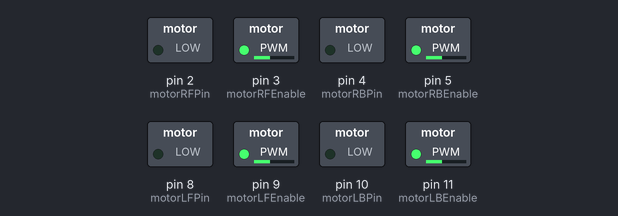
Bench run of a sketch on a simulated Arduino Mega 2560, built with avr-gcc and run on an emulated ATmega2560. Shown: switched loads named in the sketch (green lamp = pin HIGH). What the sketch prints to the serial monitor is not drawn.

Above: at 0.1 s.
At 1.1 s:
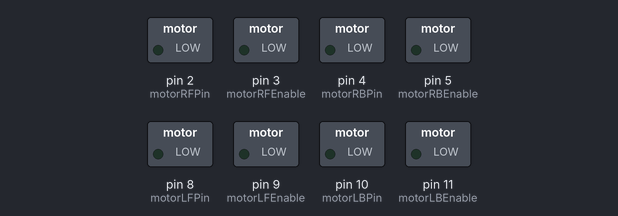
Timing chart, 0 to 2.6 s (numbered marks = the images above):
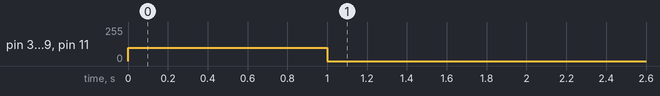

The sketch:

move_forward.ino
```cpp
int goback;
int back_line;
int Irvalue;

/*Linefollower*/
int distance1;

int count3;
const int motorLFPin = 8; // signal pin 1 for the right motor, connect to IN1
const int motorLFEnable = 9; // enable pin for the right motor (PWM enabled)

const int motorLBPin = 10; // signal pin 1 for the left motor, connect to IN3
const int motorLBEnable = 11; // enable pin for the left motor (PWM enabled)

const int motorRFPin = 2; // signal pin 1 for the right motor, connect to IN1
const int motorRFEnable = 3; // enable pin for the right motor (PWM enabled)

const int motorRBPin = 4; // signal pin 1 for the left motor, connect to IN3
const int motorRBEnable = 5; // enable pin for the left motor (PWM enabled)


const int irPinsF[8] = {22,24,26,28,30,32,34,36};
const int irPinsM[8] = {38,40,42,44,46,48,50,52};
int irSensorDigitalF[8] = {0,0,0,0,0,0,0,0};
int irSensorDigitalM[8] = {0,0,0,0,0,0,0,0};
int i,j = 0;
int d = 1000;

int irSensors_Front= B00000000;
int irSensors_Middle= B00000000;

int motorLSpeed = 100;
int motorRSpeed = 100;
int error = 140;   // 145 best 200  //  normal 255  // mad 0


int motorLSpeed_start = 150;
int motorRSpeed_start = 150;


void setup() {
/*ultrasonic*/

Serial.begin(9600);
/*Linefollower*/


pinMode(motorLFPin,OUTPUT);
pinMode(motorLFEnable,OUTPUT);
pinMode(motorLBPin,OUTPUT);
pinMode(motorLBEnable,OUTPUT);
pinMode(motorRFPin,OUTPUT);
pinMode(motorRFEnable,OUTPUT);
pinMode(motorRBPin,OUTPUT);
pinMode(motorRBEnable,OUTPUT);
  /* Set-up IR sensor pins as input */
for (int i = 0; i <= 7; i++)
{pinMode(irPinsF[i], INPUT);}
for (int i = 0; i <= 7; i++)
{pinMode(irPinsM[i], INPUT);}


Go_Front();
delay(1000);

}
void loop(){
  stopme();
}


void reverse_check(){

     switch (irSensors_Front) {

   /*  case B00000000: // on white paper
     stopme();
     break;
*/
     case B10000000: // leftmost sensor on the line
     HardrightS();
     break;

     case B01000000:
     HardrightS();
     break;

     case B00100000:
     HardrightS();
     break;


     case B00010000:
     SoftrightS();
     break;

     case B00001000:
     SoftrightS();
     break;

     case B00000100:
     HardleftS();
     break;

     case B00000010:
     HardleftS();
     break;

     case B00000001:
     HardleftS();
     break;

     case B11000000:
     HardrightS();
     break;

     case B01100000:
     SoftrightS2();
     break;

     case B00110000:
     SoftrightS4();
     break;

     case B00011000:
     Go_Back();
     break;

     case B00001100:
     SoftleftS3();
     break;

     case B00000110:
     SoftleftS3();
     break;

     case B00000011:
     HardleftS();
     break;

     case B11100000:
     SoftrightS2();
     break;

     case B01110000:
     SoftrightS3();
     break;

     case B00111000:
     Go_Back();
     break;

     case B00011100:
     Go_Back();
     break;

     case B00001110:
     SoftleftS3();
     break;

     case B00000111:

     break;
/*here we have straght line*/
     case B11110000:
     SoftrightS4();
     break;

     case B01111000:
      SoftrightS5();
     break;

     case B00111100:
     Go_Back();
     break;

     case B00011110:
     SoftleftS5();
     break;

     case B00001111:
     SoftleftS4();
     break;
/*bigger than straight line */

     case B11111000:
     SoftrightS5();
     break;

     case B01111100:
     SoftrightS5();
     break;

     case B00111110:
     SoftleftS5();
     break;

     case B00011111:
     SoftleftS5();
     break;

     case B11111100:
     SoftrightS5();
     break;

     case B01111110:
     Go_Back();
     break;

     case B00111111:
     SoftleftS();
     break;


     case B11111110:
     SoftrightS();
     break;

     case B01111111:
     SoftleftS();

     case B11111111:
      stopme();

     break;


     default:
 Go_Back();
     Serial.print("Unhandled case: ");


}
}


void scanD()
{
  for ( byte count = 0; count < 8;count++ )
{
  bitWrite(irSensors_Front, count, !digitalRead( irPinsF[count] ));
}
//Serial.println(irSensors_Front);
}


void SoftrightS()  //turn left
{
     Serial.println("                         softrightS");
     analogWrite(motorLFEnable, motorRSpeed);
     digitalWrite(motorLFPin, LOW);


     analogWrite(motorLBEnable, motorLSpeed);
     digitalWrite(motorLBPin, LOW);

     analogWrite(motorRFEnable, motorRSpeed/1.6);
     digitalWrite(motorRFPin, LOW);


     analogWrite(motorRBEnable, motorLSpeed/1.6);
     digitalWrite(motorRBPin, LOW);

}


void SoftleftS()  //turn left
{
     Serial.println("                         softleft");
     analogWrite(motorLFEnable, motorRSpeed/1.6);
     digitalWrite(motorLFPin, LOW);


     analogWrite(motorLBEnable, motorLSpeed/1.6);
     digitalWrite(motorLBPin, LOW);

     analogWrite(motorRFEnable, motorRSpeed);
     digitalWrite(motorRFPin, LOW);


     analogWrite(motorRBEnable, motorLSpeed);
     digitalWrite(motorRBPin, LOW);

}


void SoftrightS1()

{
     Serial.println("                      SoftrightS1");
     analogWrite(motorLFEnable, motorRSpeed);
     digitalWrite(motorLFPin, LOW);


     analogWrite(motorLBEnable, motorLSpeed);
     digitalWrite(motorLBPin, LOW);

     analogWrite(motorRFEnable, motorRSpeed/1.5);
     digitalWrite(motorRFPin, LOW);


     analogWrite(motorRBEnable, motorLSpeed/1.5);
     digitalWrite(motorRBPin, LOW);


}

void SoftleftS1()  //turn left
{
     Serial.println("                         Softlefts1");
     analogWrite(motorLFEnable, motorRSpeed/1.5);
     digitalWrite(motorLFPin, LOW);


     analogWrite(motorLBEnable, motorLSpeed/1.5);
     digitalWrite(motorLBPin, LOW);

     analogWrite(motorRFEnable, motorRSpeed);
     digitalWrite(motorRFPin, LOW);


     analogWrite(motorRBEnable, motorLSpeed);
     digitalWrite(motorRBPin, LOW);
}


void   SoftrightS2()

{
     Serial.println("                      Softright2");
     analogWrite(motorLFEnable, motorRSpeed);
     digitalWrite(motorLFPin, LOW);


     analogWrite(motorLBEnable, motorLSpeed);
     digitalWrite(motorLBPin, LOW);

     analogWrite(motorRFEnable, motorRSpeed/1.4);
     digitalWrite(motorRFPin, LOW);


     analogWrite(motorRBEnable, motorLSpeed/1.4);
     digitalWrite(motorRBPin, LOW);


}

void SoftleftS2()  //turn left
{
     Serial.println("                         Softleft2");
     analogWrite(motorLFEnable, motorRSpeed/1.4);
     digitalWrite(motorLFPin, LOW);


     analogWrite(motorLBEnable, motorLSpeed/1.4);
     digitalWrite(motorLBPin, LOW);

     analogWrite(motorRFEnable, motorRSpeed);
     digitalWrite(motorRFPin, LOW);


     analogWrite(motorRBEnable, motorLSpeed);
     digitalWrite(motorRBPin, LOW);
}


void SoftrightS3()

{
     Serial.println("                      SoftrightS3");
     analogWrite(motorLFEnable, motorRSpeed);
     digitalWrite(motorLFPin, LOW);


     analogWrite(motorLBEnable, motorLSpeed);
     digitalWrite(motorLBPin, LOW);

     analogWrite(motorRFEnable, motorRSpeed/1.3);
     digitalWrite(motorRFPin, LOW);


     analogWrite(motorRBEnable, motorLSpeed/1.3);
     digitalWrite(motorRBPin, LOW);


}

void SoftleftS3()  //turn left
{
     Serial.println("                         Softleft3");
     analogWrite(motorLFEnable, motorRSpeed/1.3);
     digitalWrite(motorLFPin, LOW);


     analogWrite(motorLBEnable, motorLSpeed/1.3);
     digitalWrite(motorLBPin, LOW);

     analogWrite(motorRFEnable, motorRSpeed);
     digitalWrite(motorRFPin, LOW);


     analogWrite(motorRBEnable, motorLSpeed);
     digitalWrite(motorRBPin, LOW);


}


void SoftrightS4()

{
     Serial.println("                      softRight4");
     analogWrite(motorLFEnable, motorRSpeed);
     digitalWrite(motorLFPin, LOW);


     analogWrite(motorLBEnable, motorLSpeed);
     digitalWrite(motorLBPin, LOW);

     analogWrite(motorRFEnable, motorRSpeed/1.2);
     digitalWrite(motorRFPin, LOW);


     analogWrite(motorRBEnable, motorLSpeed/1.2);
     digitalWrite(motorRBPin, LOW);


}

void SoftleftS4()  //turn left
{
     Serial.println("                         Softleft4");
     analogWrite(motorLFEnable, motorRSpeed/1.2);
     digitalWrite(motorLFPin, LOW);


     analogWrite(motorLBEnable, motorLSpeed/1.2);
     digitalWrite(motorLBPin, LOW);

     analogWrite(motorRFEnable, motorRSpeed);
     digitalWrite(motorRFPin, LOW);


     analogWrite(motorRBEnable, motorLSpeed);
     digitalWrite(motorRBPin, LOW);


}


void SoftrightS5()

{
     Serial.println("                      SoftrightS5");
     analogWrite(motorLFEnable, motorRSpeed);
     digitalWrite(motorLFPin, LOW);


     analogWrite(motorLBEnable, motorLSpeed);
     digitalWrite(motorLBPin, LOW);

     analogWrite(motorRFEnable, motorRSpeed/1.1);
     digitalWrite(motorRFPin, LOW);


     analogWrite(motorRBEnable, motorLSpeed/1.1);
     digitalWrite(motorRBPin, LOW);


}


void SoftleftS5()  //turn left
{
     Serial.println("                         Softleft5");
     analogWrite(motorLFEnable, motorRSpeed/1.1);
     digitalWrite(motorLFPin, LOW);


     analogWrite(motorLBEnable, motorLSpeed/1.1);
     digitalWrite(motorLBPin, LOW);

     analogWrite(motorRFEnable, motorRSpeed);
     digitalWrite(motorRFPin, LOW);


     analogWrite(motorRBEnable, motorLSpeed);
     digitalWrite(motorRBPin, LOW);


}


void HardrightS()

{
     Serial.println("                      HardRightS");
     analogWrite(motorLFEnable, motorRSpeed);
     digitalWrite(motorLFPin, LOW);


     analogWrite(motorLBEnable, motorLSpeed);
     digitalWrite(motorLBPin, LOW);

     analogWrite(motorRFEnable, motorRSpeed/2);
     digitalWrite(motorRFPin, LOW);


     analogWrite(motorRBEnable, motorLSpeed/2);
     digitalWrite(motorRBPin, LOW);


}


void HardleftS()  //turn left
{
     Serial.println("                         HardleftS");
     analogWrite(motorLFEnable, motorRSpeed/2);
     digitalWrite(motorLFPin, LOW);


     analogWrite(motorLBEnable, motorLSpeed/2);
     digitalWrite(motorLBPin, LOW);

     analogWrite(motorRFEnable, motorRSpeed);
     digitalWrite(motorRFPin, LOW);


     analogWrite(motorRBEnable, motorLSpeed);
     digitalWrite(motorRBPin, LOW);

}

void Go_Front()
{
    Serial.println("                         forward ");
     analogWrite(motorLFEnable, motorRSpeed);
     digitalWrite(motorLFPin, LOW);


     analogWrite(motorLBEnable, motorLSpeed);
     digitalWrite(motorLBPin, LOW);

     analogWrite(motorRFEnable, motorRSpeed);
     digitalWrite(motorRFPin, LOW);


     analogWrite(motorRBEnable, motorLSpeed);
     digitalWrite(motorRBPin, LOW);

}

void stopme()
{
     Serial.println("                         stop");
     analogWrite(motorLFEnable, 0);
     digitalWrite(motorLFPin, LOW);


     analogWrite(motorLBEnable, 0);
     digitalWrite(motorLBPin, LOW);

     analogWrite(motorRFEnable, 0);
     digitalWrite(motorRFPin, LOW);


     analogWrite(motorRBEnable, 0);
     digitalWrite(motorRBPin, LOW);

}

void Go_Back()
{
    Serial.println("                         Go_back ");
     analogWrite(motorLFEnable, motorRSpeed);
     digitalWrite(motorLFPin, HIGH);


     analogWrite(motorLBEnable, motorLSpeed);
     digitalWrite(motorLBPin, HIGH);

     analogWrite(motorRFEnable, motorRSpeed);
     digitalWrite(motorRFPin, HIGH);


     analogWrite(motorRBEnable, motorLSpeed);
     digitalWrite(motorRBPin, HIGH);

}


/*###############scan back line ##########################*/
void scan_backline(){
 switch (irSensors_Front) {
     case B11111110:
   back_line =1;
     break;
     case B01111111:
  back_line =1;
     break;
     case B11111111:
    back_line =1;
     break;

 }
}


void movingleft()  //turn left
{
     Serial.println("                        movingleft");
     analogWrite(motorLFEnable, motorRSpeed_start);
     digitalWrite(motorLFPin, LOW);


     analogWrite(motorLBEnable, motorLSpeed_start);
     digitalWrite(motorLBPin, HIGH);

     analogWrite(motorRFEnable, motorRSpeed_start);
     digitalWrite(motorRFPin, HIGH);


     analogWrite(motorRBEnable, motorLSpeed_start);
     digitalWrite(motorRBPin, LOW);

}


void initial_check(){

    switch (irSensors_Front) {


     case B00111000:
     Irvalue = 1;
     break;

     case B00011100:
       Irvalue = 1;
     break;

     case B00001110:
       Irvalue = 1;
     break;

     case B00000111:
       Irvalue = 1;


  }
}
```

Measured:
- by itself, pin 3 (motorRFEnable), pin 5 (motorRBEnable), pin 9 (motorLFEnable), pin 11 (motorLBEnable): 100/255 → 0/255 at 1.0 s
